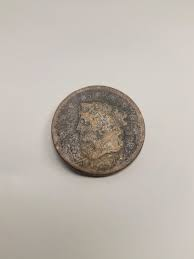
#> input picture images.jpeg, 194 x 259 px, found by its file name
$ jupyter execute Hough_Circle.ipynb
#> lines starting #> are read from the running program, lines starting #| are printed output that depends on the picture; after the words box and inside, x2 and y2 are one past the last pixel; in counts of white or black regions, pixels touching at a corner belong together
[cell 1]
import cv2 as cv
import matplotlib.pyplot as plt
import numpy as np
from collections import defaultdict

[cell 2]
image_path = 'images.jpeg'

# Load the image
image = cv.imread(image_path, cv.IMREAD_GRAYSCALE)
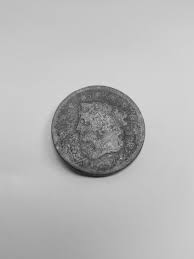
#> image: shape (259, 194); min 20, max 224, mean 182.7

# Apply Gaussian blur to reduce noise
blurred = cv.GaussianBlur(image, (5, 5), 0)

# Canny edge detection
edges = cv.Canny(blurred, 50, 180)
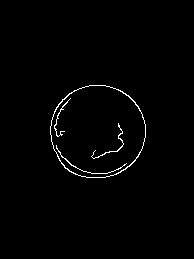
#> edges: shape (259, 194); 1.2% white in thin lines or dots, all inside (x1, y1, x2, y2) = (50, 85, 146, 178)

# Display the original image and the edges
cv.imshow('Original Image', image)
cv.imshow('Canny Edges', edges)
cv.waitKey(0)
cv.destroyAllWindows()

# Circle

[cell 3]
#dp to control accumulator size, min_dist to control accepted circles according to the distance bet. their centers
def hough_circle_transform(edge_image, min_radius, max_radius, accumulator_threshold, min_dist):
    # Define Hough space dimensions based on edge_image size and radius range
#> called with min_radius = 10, max_radius = 80, accumulator_threshold = 52, min_dist = 30
    height, width = edge_image.shape[:2]
#> height = 259; width = 194

    # Define radius range for iteration
    radii = np.arange(min_radius, max_radius + 1)

    circle_candidates = []
    for radius in radii:
        for theta in np.linspace(0, 2*np.pi, 100):
            circle_candidates.append((radius,int(radius * np.cos(theta)),int(radius * np.sin(theta))))

    # Hough Accumulator, we are using defaultdic instead of standard dict as this will initialize for key which is not
    # aready present in the dictionary instead of throwing exception.
    accumulator = defaultdict(int)

    # Find edge pixels in the image to get (x,y) in image space
    edge_pixels = np.argwhere(image > 0)
#> edge_pixels = 50246 pairs, first value 0 to 258, second value 0 to 193
    for y in range(height):
        for x in range(width):
            if edge_image[y][x] != 0: #white pixel (edge)
                for r, r_cos, r_sin in circle_candidates:
                    a = x - r_cos
                    b = y - r_sin
                    accumulator[(a, b, r)] += 1 #vote for current candidate

    # Output image with detected lines drawn
    output_img = image.copy()
    # Output list of detected circles. A single circle would be a tuple of (x,y,r,threshold)
    out_circles = []

    # Sort the accumulator based on the votes for the candidate circles
    for candidate_circle, votes in sorted(accumulator.items(), key=lambda i: -i[1]):
        x, y, r = candidate_circle
        current_vote = votes
        if current_vote >= accumulator_threshold:
            # Shortlist the circle for final result
            out_circles.append((x, y, r, current_vote))
            print(x, y, r, current_vote)

    filtered_circles = []
    for x, y, r, v in out_circles:
    # Exclude circles that are too close of each other
    # all((x - xc) ** 2 + (y - yc) ** 2 > rc ** 2 for xc, yc, rc, v in filtered_circles)
    # Remove nearby duplicate circles based on min_dist
        if all(abs(x - xc) > min_dist or abs(y - yc) > min_dist or abs(r - rc) > min_dist for xc, yc, rc, v in filtered_circles):
            filtered_circles.append((x, y, r, v))
#> after the loop, filtered_circles = [(97, 132, 48, 56)]
    out_circles = filtered_circles
#> out_circles = [(97, 132, 48, 56)]

    # Draw shortlisted circles on the output image
    for x, y, r, v in out_circles:
        output_img = cv.circle(output_img, (x,y), r, (0,255,0), 3)
#> this loop made 1 pass
#> pass 1, in hough_circle_transform, `output_img = cv.circle(output_img, (x,y), r, (0,255,0), 3)`:
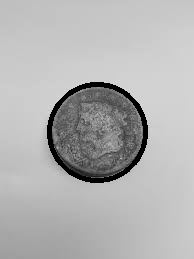
#> output_img: shape (259, 194); 2.94% of pixels changed, all inside (x1, y1, x2, y2) = (47, 82, 148, 183)

    return output_img


min_radius = 10
max_radius = 80
accumulator_threshold = 52
min_dist = 30  # Adjust this value as needed

circle_img = hough_circle_transform(edges, min_radius, max_radius, accumulator_threshold, min_dist)

# Draw detected circles on the grayscale version of the original image
cv.imshow('Detected Circles', circle_img)
cv.waitKey(0)
cv.destroyAllWindows()

[cell 4]
# Load the image
image = cv.imread('images.jpeg', cv.IMREAD_GRAYSCALE)

# Apply Gaussian blur to reduce noise
blurred_image = cv.GaussianBlur(image, (5, 5), 0)

# Detect circles using Hough Circle Transform
circles = cv.HoughCircles(edges, cv.HOUGH_GRADIENT, dp=1, minDist=20,
                           param1=50, param2=30, minRadius=10, maxRadius=50)
#> circles = [[98.5, 131.5, 47.2]]

# If circles are detected, draw them
if circles is not None:
    circles = np.round(circles[0, :]).astype("int")
#> circles = [[98, 132, 47]]
    for (x, y, r) in circles:
        cv.circle(image, (x, y), r, (0, 255, 0), 3)
#> this loop made 1 pass
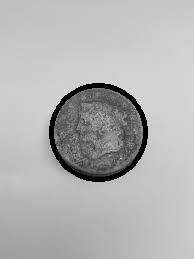
#> image: shape (259, 194); 2.93% of pixels changed, all inside (x1, y1, x2, y2) = (49, 83, 148, 182)

# Display the image with detected circles
cv.imshow("Detected Circles (OpenCV)", image)
cv.waitKey(0)
cv.destroyAllWindows()
